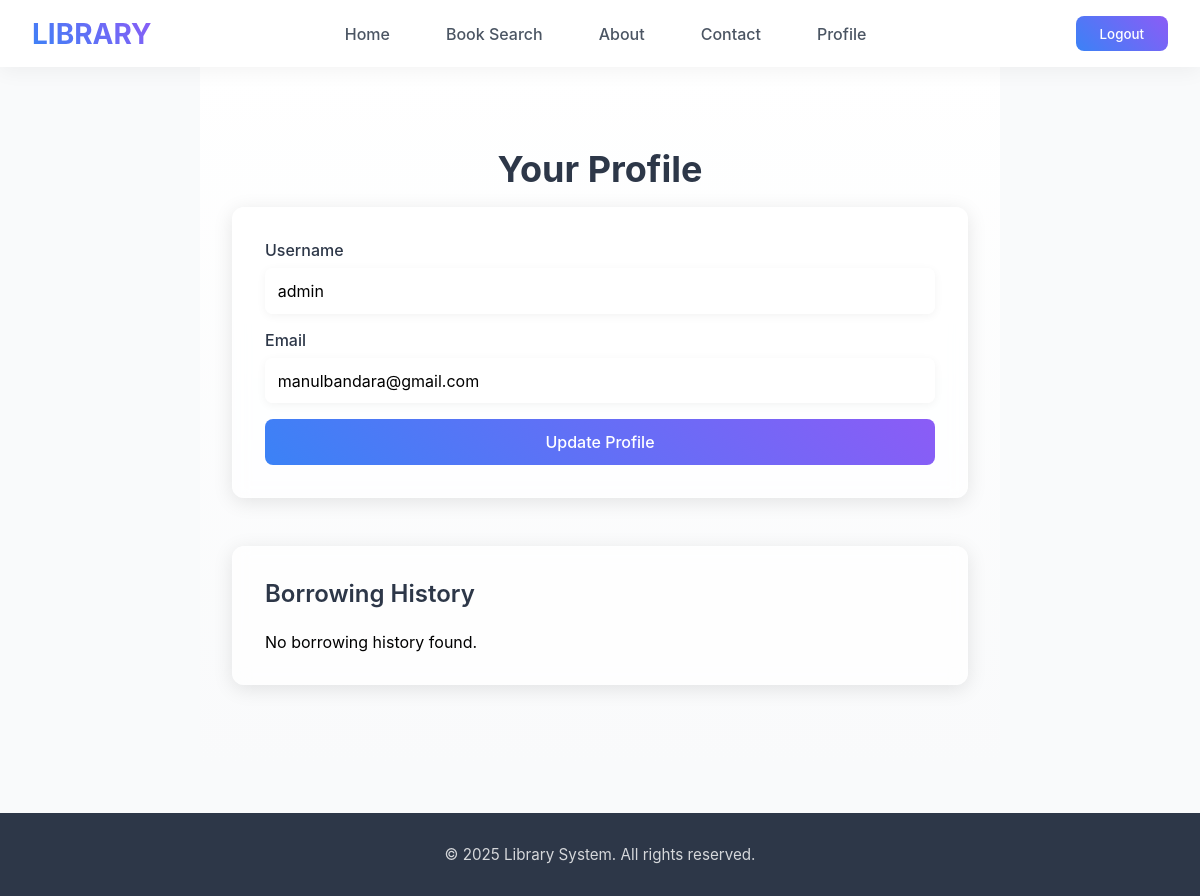
Page /profile.php (signed in) on the earlier database version.
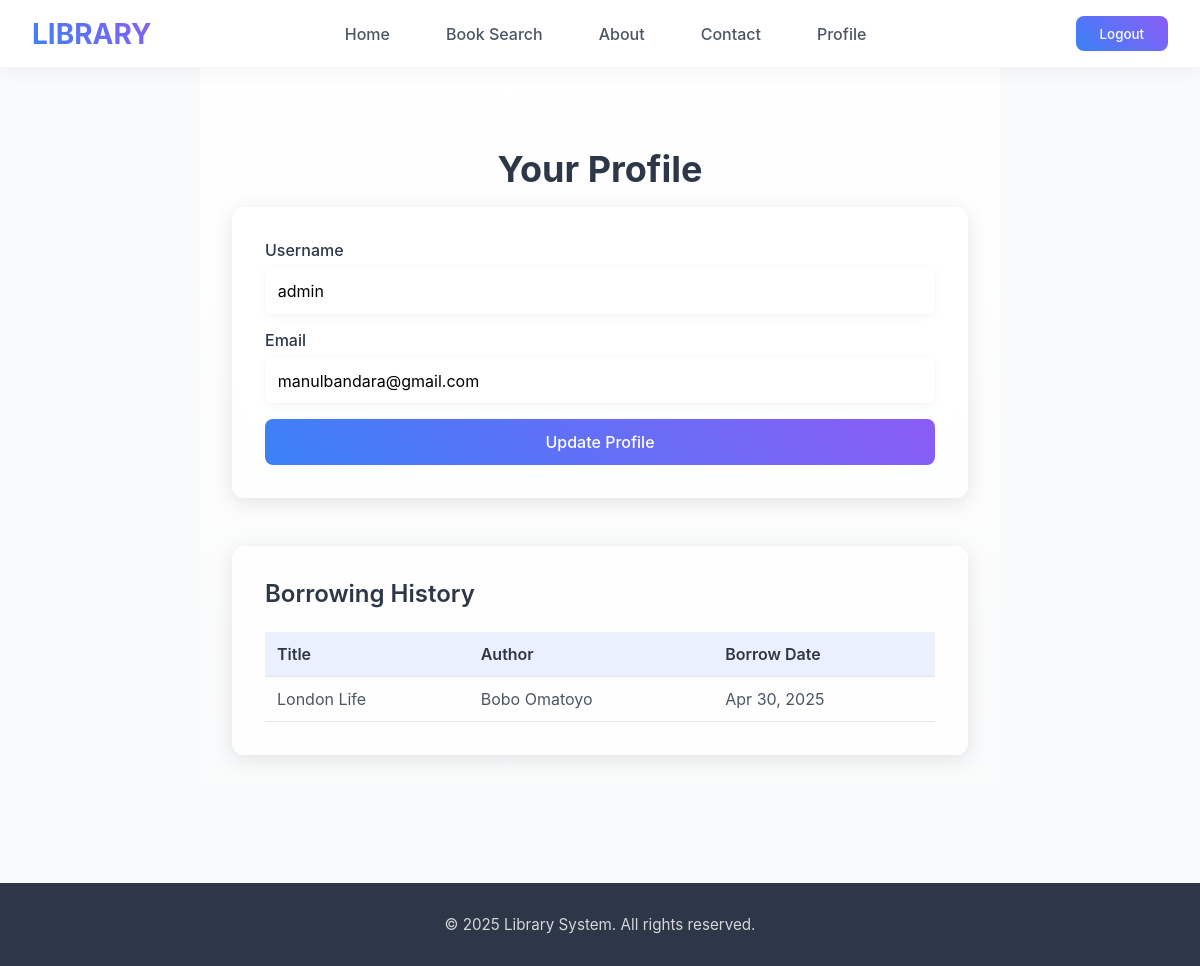
Same page on the later database version.
### tables this page shows
CREATE TABLE `users` (
  `id` int(11) NOT NULL,
  `username` varchar(50) NOT NULL,
  `email` varchar(100) NOT NULL,
  `password` varchar(255) NOT NULL
);

CREATE TABLE `borrowed_books` (
  `id` int(11) NOT NULL,
  `user_id` int(11) NOT NULL,
  `book_id` int(11) NOT NULL,
  `borrow_date` datetime DEFAULT current_timestamp()
);

CREATE TABLE `books` (
  `id` int(11) NOT NULL,
  `title` varchar(100) NOT NULL,
  `author` varchar(100) NOT NULL,
  `price` decimal(10,2) NOT NULL,
  `image_url` varchar(255) NOT NULL,
  `category` varchar(50) NOT NULL DEFAULT 'Non-Fiction'
);

### profile.php (the view, shortened to what this page needs)
<?php
$servername = "localhost";
$username = "root";
$password = "";
$dbname = "library_system";
$conn = new mysqli($servername, $username, $password, $dbname);
$username = $_SESSION['username'];
$user_sql = "SELECT id, username, email FROM users WHERE username = ?";
$user_stmt = $conn->prepare($user_sql);
$user_stmt->bind_param("s", $username);
$user_stmt->execute();
$user_result = $user_stmt->get_result();
$user = $user_result->fetch_assoc();
$user_id = $user['id'];
$history_sql = "SELECT b.title, b.author, bb.borrow_date
                FROM borrowed_books bb
                JOIN books b ON bb.book_id = b.id
                WHERE bb.user_id = ?
                ORDER BY bb.borrow_date DESC";
$history_stmt = $conn->prepare($history_sql);
$history_stmt->bind_param("i", $user_id);
$history_stmt->execute();
$history_result = $history_stmt->get_result();
?>
<!DOCTYPE html>
<html lang="en">
<head>
    <link rel="stylesheet" href="https://cdnjs.cloudflare.com/ajax/libs/font-awesome/6.0.0-beta3/css/all.min.css">
</head>
<body>
    <header>
        <div class="logo">LIBRARY</div>
        <nav>
            <ul>
                <li><a href="index.html">Home</a></li>
                <li><a href="search.php">Book Search</a></li>
                <li><a href="about.html">About</a></li>
                <li><a href="contact.php">Contact</a></li>
                <li><a href="profile.php">Profile</a></li>
            </ul>
        </nav>
        <div class="user-actions">
            <form method="POST" action="profile.php">
                <button type="submit" name="logout" class="logout-btn">Logout</button>
            </form>
        </div>
    </header>
    <section class="profile-section">
        <h2>Your Profile</h2>
        <div class="profile-form">
            <form method="POST" action="profile.php">
                <label for="username">Username</label>
                <input type="text" id="username" name="username" value="<?php echo htmlspecialchars($user['username']); ?>" required>
                <label for="email">Email</label>
                <input type="email" id="email" name="email" value="<?php echo htmlspecialchars($user['email']); ?>" required>
                <button type="submit" name="update_profile">Update Profile</button>
            </form>
        </div>
        <div class="history-section">
            <h3>Borrowing History</h3>
            <?php if ($history_result->num_rows > 0): ?>
                <table class="history-table">
                    <thead>
                        <tr>
                            <th>Title</th>
                            <th>Author</th>
                            <th>Borrow Date</th>
                        </tr>
                    </thead>
                    <tbody>
                        <?php while ($row = $history_result->fetch_assoc()): ?>
                            <tr>
                                <td><?php echo htmlspecialchars($row['title']); ?></td>
                                <td><?php echo htmlspecialchars($row['author']); ?></td>
                                <td><?php echo date('M d, Y', strtotime($row['borrow_date'])); ?></td>
                            </tr>
                        <?php endwhile; ?>
                        </tbody>
                </table>
            <?php else: ?>
                <p>No borrowing history found.</p>
            <?php endif; ?>
        </div>
    </section>
    <footer>
        <p>© 2025 Library System. All rights reserved.</p>
    </footer>
</body>
</html>

### profile.php (style rules this page uses)
* { margin: 0; padding: 0; box-sizing: border-box; font-family: 'Poppins', -apple-system, BlinkMacSystemFont, sans-serif; }
body { background-color: #f9fafb; overflow-x: hidden; }
header { background: rgba(255, 255, 255, 0.95); backdrop-filter: blur(10px); padding: 1rem 2rem; display: flex; justify-content: space-between; align-items: center; position: sticky; top: 0; z-index: 1000; box-shadow: 0 4px 20px rgba(0, 0, 0, 0.05); }
.logo { font-size: 1.75rem; font-weight: 700; color: #2d3748; background: linear-gradient(45deg, #3b82f6, #8b5cf6); -webkit-background-clip: text; -webkit-text-fill-color: transparent; }
nav ul { list-style: none; display: flex; gap: 1.5rem; align-items: center; }
nav ul li a { text-decoration: none; color: #4b5563; font-weight: 500; padding: 0.5rem 1rem; border-radius: 8px; transition: all 0.3s ease; }
.user-actions a, .logout-btn { color: #ffffff; background: linear-gradient(45deg, #3b82f6, #8b5cf6); padding: 0.6rem 1.5rem; border-radius: 8px; text-decoration: none; font-weight: 500; margin-left: 1rem; transition: all 0.3s ease; border: none; cursor: pointer; }
.profile-section { padding: 5rem 2rem; max-width: 800px; margin: 0 auto; background: linear-gradient(180deg, #ffffff, #f9fafb); }
.profile-section h2 { font-size: 2.25rem; font-weight: 700; color: #2d3748; margin-bottom: 1rem; text-align: center; }
.profile-form { background: rgba(255, 255, 255, 0.7); backdrop-filter: blur(8px); padding: 2rem; border-radius: 12px; box-shadow: 0 4px 20px rgba(0, 0, 0, 0.1); margin-bottom: 3rem; border: 1px solid rgba(255, 255, 255, 0.2); animation: slideUp 1s ease-out; }
.profile-form label { display: block; font-size: 1rem; font-weight: 500; color: #2d3748; margin-bottom: 0.5rem; }
.profile-form input { width: 100%; padding: 0.8rem; border: none; border-radius: 8px; font-size: 1rem; background: rgba(255, 255, 255, 0.9); box-shadow: 0 2px 10px rgba(0, 0, 0, 0.05); margin-bottom: 1rem; transition: all 0.3s ease; }
.profile-form button { width: 100%; padding: 0.8rem; background: linear-gradient(45deg, #3b82f6, #8b5cf6); border: none; color: #ffffff; font-size: 1rem; font-weight: 500; cursor: pointer; border-radius: 8px; transition: all 0.3s ease; }
.history-section { background: rgba(255, 255, 255, 0.7); backdrop-filter: blur(8px); padding: 2rem; border-radius: 12px; box-shadow: 0 4px 20px rgba(0, 0, 0, 0.1); border: 1px solid rgba(255, 255, 255, 0.2); animation: slideUp 1s ease-out; }
.history-section h3 { font-size: 1.5rem; font-weight: 600; color: #2d3748; margin-bottom: 1.5rem; }
.history-table { width: 100%; border-collapse: collapse; }
.history-table th, .history-table td { padding: 0.75rem; text-align: left; border-bottom: 1px solid #e5e7eb; }
.history-table th { font-weight: 600; color: #2d3748; background: rgba(59, 130, 246, 0.1); }
.history-table td { color: #4b5563; }
footer { background: #2d3748; color: #ffffff; text-align: center; padding: 2rem; margin-top: 3rem; }
footer p { font-size: 0.95rem; opacity: 0.8; }

Differences in the rows shown:
added borrowed_books: book.title "London Life", book.author "Bobo Omatoyo", borrow_date "Apr 30, 2025"
Other differences:
text no longer shown: "No borrowing history found."
text now shown: "Title Author Borrow Date"
